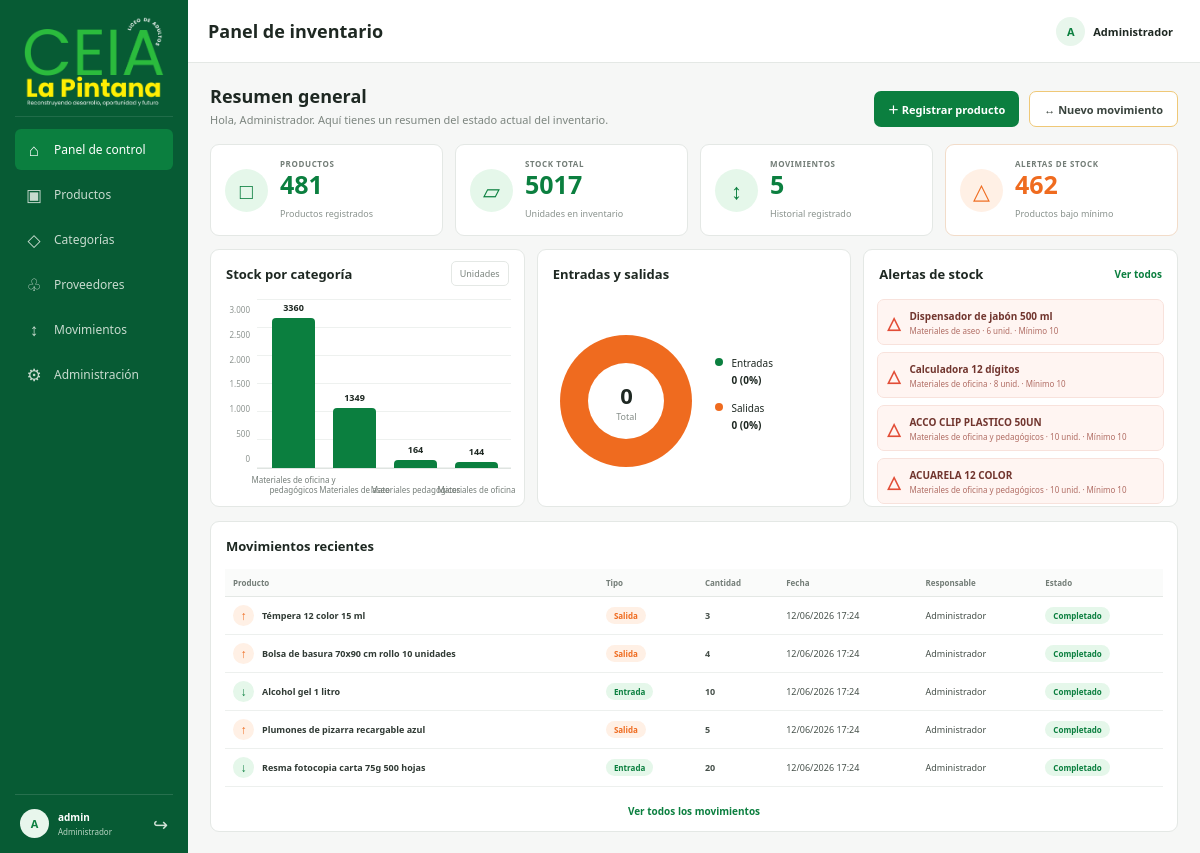
The app's page / (signed in) with its own data.
### inventario/models.py (models this page shows, shortened)
class Categoria(models.Model):
    nombre = models.CharField(max_length=100, unique=True)
    descripcion = models.TextField(blank=True, null=True)
    class Meta:
        verbose_name = 'Categoría'
        verbose_name_plural = 'Categorías'
        ordering = ['nombre']

class Producto(models.Model):
    nombre = models.CharField(max_length=150)
    descripcion = models.TextField(blank=True, null=True)
    stock = models.PositiveIntegerField(default=0)
    stock_minimo = models.PositiveIntegerField(default=5)
    precio = models.DecimalField(max_digits=10, decimal_places=2)
    categoria = models.ForeignKey(
        Categoria,
        on_delete=models.CASCADE,
        related_name='productos'
    )
    proveedor = models.ForeignKey(
        Proveedor,
        on_delete=models.SET_NULL,
        null=True,
        blank=True,
        related_name='productos'
    )
    fecha_creacion = models.DateTimeField(auto_now_add=True)
    class Meta:
        verbose_name = 'Producto'
        verbose_name_plural = 'Productos'
        ordering = ['nombre']

class MovimientoInventario(models.Model):
    TIPO_MOVIMIENTO = [
        ('ENTRADA', 'Entrada'),
        ('SALIDA', 'Salida'),
    ]
    producto = models.ForeignKey(
        Producto,
        on_delete=models.CASCADE,
        related_name='movimientos'
    )
    tipo = models.CharField(max_length=10, choices=TIPO_MOVIMIENTO)
    cantidad = models.PositiveIntegerField()
    fecha = models.DateTimeField(auto_now_add=True)
    observacion = models.TextField(blank=True, null=True)
    class Meta:
        verbose_name = 'Movimiento de inventario'
        verbose_name_plural = 'Movimientos de inventario'
        ordering = ['-fecha']

### inventario/views.py (the view)
# urls.py: path('', views.home, name='home'),
@login_required(login_url='login')
def home(request):
    total_stock = Producto.objects.aggregate(
        total=Sum('stock')
    )['total'] or 0
    hace_30_dias = timezone.now() - timedelta(days=30)
    movimientos_30_dias = MovimientoInventario.objects.filter(
        fecha__gte=hace_30_dias
    )
    total_entradas = movimientos_30_dias.filter(
        tipo='ENTRADA'
    ).count()
    total_salidas = movimientos_30_dias.filter(
        tipo='SALIDA'
    ).count()
    total_movimientos_30_dias = movimientos_30_dias.count()
    if total_movimientos_30_dias > 0:
        porcentaje_entradas = round(
            (total_entradas / total_movimientos_30_dias) * 100
        )
        porcentaje_salidas = round(
            (total_salidas / total_movimientos_30_dias) * 100
        )
    else:
        porcentaje_entradas = 0
        porcentaje_salidas = 0
    categorias_stock = list(
        Categoria.objects
        .annotate(total_stock=Sum('productos__stock'))
        .values('nombre', 'total_stock')
        .order_by('-total_stock')
    )
    mayor_stock = max(
        [categoria['total_stock'] or 0 for categoria in categorias_stock],
        default=0
    )
    for categoria in categorias_stock:
        stock = categoria['total_stock'] or 0
        if mayor_stock > 0:
            categoria['porcentaje'] = round(
                (stock / mayor_stock) * 100
            )
        else:
            categoria['porcentaje'] = 0
        categoria['altura'] = max(
            2,
            round(categoria['porcentaje'] * 1.5)
        )
    productos_alerta = (
        Producto.objects
        .filter(stock__lte=F('stock_minimo'))
        .select_related('categoria')
        .order_by('stock', 'nombre')
    )
    contexto = {
        'active_nav': 'dashboard',
        'total_categorias': Categoria.objects.count(),
        'total_proveedores': Proveedor.objects.count(),
        'total_productos': Producto.objects.count(),
        'total_movimientos': MovimientoInventario.objects.count(),
        'total_stock': total_stock,
        'productos_con_stock': productos_alerta.count(),
        'productos_alerta': productos_alerta[:5],
        'categorias_stock': categorias_stock,
        'total_entradas': total_entradas,
        'total_salidas': total_salidas,
        'total_movimientos_30_dias': total_movimientos_30_dias,
        'porcentaje_entradas': porcentaje_entradas,
        'porcentaje_salidas': porcentaje_salidas,
        'ultimos_productos': Producto.objects
            .select_related('categoria', 'proveedor')
            .order_by('-fecha_creacion')[:5],
        'ultimos_movimientos': MovimientoInventario.objects
            .select_related('producto')
            .order_by('-fecha')[:5],
    }
    return render(
        request,
        'inventario/home.html',
        contexto
    )

### inventario/templates/inventario/home.html (shortened to what this page needs)
{% extends 'inventario/base.html' %}
{% block page_title %}Panel de inventario{% endblock %}
{% block content %}
  <section class="heading">
    <div><h2>Resumen general</h2><p>Hola, Administrador. Aquí tienes un resumen del estado actual del inventario.</p></div>
    <div class="actions"><a class="primary" href="{% url 'producto_crear' %}">＋ Registrar producto</a><a class="secondary" href="{% url 'movimiento_crear' %}">↔ Nuevo movimiento</a></div>
  </section>
  <section class="stats">
    {% include 'inventario/components/_tarjeta_resumen.html' with titulo="PRODUCTOS" valor=total_productos descripcion="Productos registrados" icono="□" %}
    {% include 'inventario/components/_tarjeta_resumen.html' with titulo="STOCK TOTAL" valor=total_stock descripcion="Unidades en inventario" icono="▱" %}
    {% include 'inventario/components/_tarjeta_resumen.html' with titulo="MOVIMIENTOS" valor=total_movimientos descripcion="Historial registrado" icono="↕" %}
    {% include 'inventario/components/_tarjeta_resumen.html' with titulo="ALERTAS DE STOCK" valor=productos_con_stock descripcion="Productos bajo mínimo" icono="△" clase_card="warning" clase_icono="orange" %}
  </section>
  <section class="dashboard-grid">
    <article class="panel chart-panel">
      <div class="panel-head"><h3>Stock por categoría</h3><span class="panel-chip">Unidades</span></div>
      <div class="bar-chart"><div class="bar-y-axis"><span>3.000</span><span>2.500</span><span>2.000</span><span>1.500</span><span>1.000</span><span>500</span><span>0</span></div>
        <div class="chart-area"><div class="grid-lines"><i></i><i></i><i></i><i></i><i></i><i></i><i></i></div><div class="bars">
          {% for categoria in categorias_stock %}<div class="bar-item"><b>{{ categoria.total_stock|default:0 }}</b><div class="bar" style="height: {{ categoria.altura }}px;"></div><span>{{ categoria.nombre }}</span></div>{% empty %}<p class="chart-empty">No hay categorías con productos.</p>{% endfor %}
        </div></div>
      </div>
    </article>
    <article class="panel donut-panel">
      <div class="panel-head"><h3>Entradas y salidas</h3></div>
      <div class="donut-row"><div class="donut" style="background: conic-gradient(var(--g2) 0 {{ porcentaje_entradas }}%, var(--orange) {{ porcentaje_entradas }}% 100%);"><div><strong>{{ total_movimientos_30_dias }}</strong><small>Total</small></div></div><div class="legend"><p><i class="green-dot"></i>Entradas <b>{{ total_entradas }} ({{ porcentaje_entradas }}%)</b></p><p><i class="orange-dot"></i>Salidas <b>{{ total_salidas }} ({{ porcentaje_salidas }}%)</b></p></div></div>
    </article>
    <article class="panel alerts-panel">
      <div class="panel-head"><h3>Alertas de stock</h3><a href="{% url 'productos' %}?estado=bajo">Ver todos</a></div>
      <div class="alert-list">{% for producto in productos_alerta %}<div class="alert"><span>△</span><div><b>{{ producto.nombre }}</b><small>{{ producto.categoria.nombre }} · {{ producto.stock }} unid. · Mínimo {{ producto.stock_minimo }}</small></div></div>{% empty %}<div class="empty">No hay productos bajo el stock mínimo.</div>{% endfor %}</div>
    </article>
  </section>
  <section class="panel movements">
    <div class="panel-head"><h3>Movimientos recientes</h3></div>
    {% if ultimos_movimientos %}<div class="table-scroll"><table><thead><tr><th>Producto</th><th>Tipo</th><th>Cantidad</th><th>Fecha</th><th>Responsable</th><th>Estado</th></tr></thead><tbody>
      {% for movimiento in ultimos_movimientos %}<tr><td><div class="product"><span class="movement-icon {% if movimiento.tipo == 'ENTRADA' %}in{% else %}out{% endif %}">{% if movimiento.tipo == 'ENTRADA' %}↓{% else %}↑{% endif %}</span>{{ movimiento.producto.nombre }}</div></td><td><span class="type {% if movimiento.tipo == 'ENTRADA' %}entry{% else %}exit{% endif %}">{{ movimiento.get_tipo_display }}</span></td><td><b>{{ movimiento.cantidad }}</b></td><td>{{ movimiento.fecha|date:'d/m/Y H:i' }}</td><td>Administrador</td><td><span class="status">Completado</span></td></tr>{% endfor %}
    </tbody></table></div><div class="view-all"><a href="{% url 'movimientos' %}">Ver todos los movimientos</a></div>{% else %}<div class="empty">Aún no hay movimientos registrados.</div>{% endif %}
  </section>
{% endblock %}

### inventario/templates/inventario/base.html (shortened to what this page needs)
{% load static %}
<!DOCTYPE html>
<html lang="es">
<head>
  <link rel="stylesheet" href="{% static 'style.css' %}">
</head>
<body>
<div class="app">
  {% include 'inventario/components/_navbar.html' %}
  <main>
    <header class="topbar">
      <div class="top-title"><button class="menu-button" type="button" data-menu-toggle aria-label="Abrir menú">☰</button><h1>{% block page_title %}Panel de inventario{% endblock %}</h1></div>
      <div class="top-user"><span class="user-avatar">{{ request.user.username|first|upper|default:'A' }}</span><b>Administrador</b></div>
    </header>
    <div class="content">
      {% include 'inventario/components/_mensajes.html' %}      {% block content %}{% endblock %}
    </div>
  </main>
</div>
</body>
</html>

### inventario/templates/inventario/components/_navbar.html
{% load static %}
<aside class="sidebar" id="sidebar">
    <div class="brand"><a href="{% url 'home' %}" aria-label="Ir al panel"><img src="{% static 'ceia_la_pintana.png' %}" alt="CEIA La Pintana"></a></div>
    <nav aria-label="Navegación principal">
      <a class="nav {% if active_nav == 'dashboard' %}active{% endif %}" href="{% url 'home' %}"><span>⌂</span>Panel de control</a>
      <a class="nav {% if active_nav == 'productos' %}active{% endif %}" href="{% url 'productos' %}"><span>▣</span>Productos</a>
      <a class="nav {% if active_nav == 'categorias' %}active{% endif %}" href="{% url 'categorias' %}"><span>◇</span>Categorías</a>
      <a class="nav {% if active_nav == 'proveedores' %}active{% endif %}" href="{% url 'proveedores' %}"><span>♧</span>Proveedores</a>
      <a class="nav {% if active_nav == 'movimientos' %}active{% endif %}" href="{% url 'movimientos' %}"><span>↕</span>Movimientos</a>
      <a class="nav {% if active_nav == 'administracion' %}active{% endif %}" href="{% url 'administracion' %}"><span>⚙</span>Administración</a>
    </nav>
    <div class="sidebar-user"><span class="user-avatar">{{ request.user.username|first|upper|default:'A' }}</span><div><b>{{ request.user.get_full_name|default:request.user.username }}</b><small>Administrador</small></div><a href="{% url 'logout' %}" title="Cerrar sesión" aria-label="Cerrar sesión">↪</a></div>
  </aside>

### inventario/templates/inventario/components/_tarjeta_resumen.html
<article class="card {{ clase_card|default:'' }}">
    <div class="metric-icon {{ clase_icono|default:'' }}">{{ icono }}</div>
    <div>
        <label>{{ titulo }}</label>
        <strong>{{ valor }}</strong>
        <small>{{ descripcion }}</small>
    </div>
</article>

### records on screen
Categoria: total_stock "3360", {{ categoria.altura }} 150 (drawn), nombre "Materiales de oficina y pedagógicos"
Categoria: total_stock "1349", {{ categoria.altura }} 60 (drawn), nombre "Materiales de aseo"
Categoria: total_stock "144", {{ categoria.altura }} 6 (drawn), nombre "Materiales de oficina"
Producto: nombre "Dispensador de jabón 500 ml", categoria.nombre "Materiales de aseo", stock "6", stock_minimo "10"
Producto: nombre "Calculadora 12 dígitos", categoria.nombre "Materiales de oficina", stock "8", stock_minimo "10"
Producto: nombre "ACCO CLIP PLASTICO 50UN", categoria.nombre "Materiales de oficina y pedagógicos", stock "10", stock_minimo "10"
Producto: nombre "ACUARELA 12 COLOR", categoria.nombre "Materiales de oficina y pedagógicos", stock "10", stock_minimo "10"
MovimientoInventario: producto.nombre "Témpera 12 color 15 ml", tipo "Salida", cantidad "3", fecha "12/06/2026 17:24"
MovimientoInventario: producto.nombre "Bolsa de basura 70x90 cm rollo 10 unidades", tipo "Salida", cantidad "4", fecha "12/06/2026 17:24"
MovimientoInventario: producto.nombre "Alcohol gel 1 litro", tipo "Entrada", cantidad "10", fecha "12/06/2026 17:24"
MovimientoInventario: producto.nombre "Plumones de pizarra recargable azul", tipo "Salida", cantidad "5", fecha "12/06/2026 17:24"
MovimientoInventario: producto.nombre "Resma fotocopia carta 75g 500 hojas", tipo "Entrada", cantidad "20", fecha "12/06/2026 17:24"

### other values on screen
{{ request.user.username|first|upper|default:'A' }} "A"
{{ request.user.get_full_name|default:request.user.username }} "admin"
{{ icono }} "□ ▱ ↕ △"
{{ titulo }} "PRODUCTOS STOCK TOTAL MOVIMIENTOS ALERTAS DE STOCK"
{{ valor }} "481 5017 5 462"
{{ descripcion }} "Productos registrados Unidades en inventario Historial registrado Productos bajo mínimo"
{{ categoria.total_stock|default:0 }} "164"
{{ categoria.nombre }} "Materiales pedagógicos"
{{ total_movimientos_30_dias }} "0"
{{ total_entradas }} "0"
{{ porcentaje_entradas }} "0"
{{ total_salidas }} "0"
{{ porcentaje_salidas }} "0"
